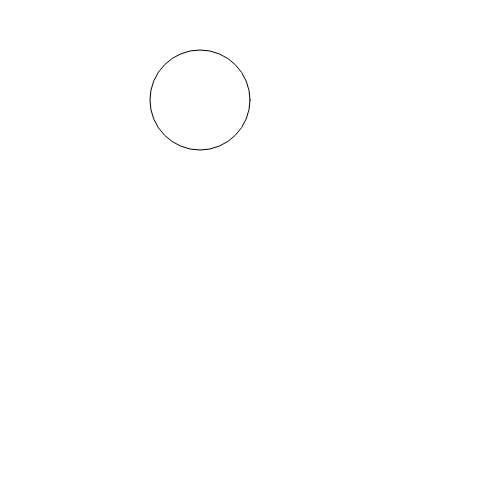
Frame 1 (no input)
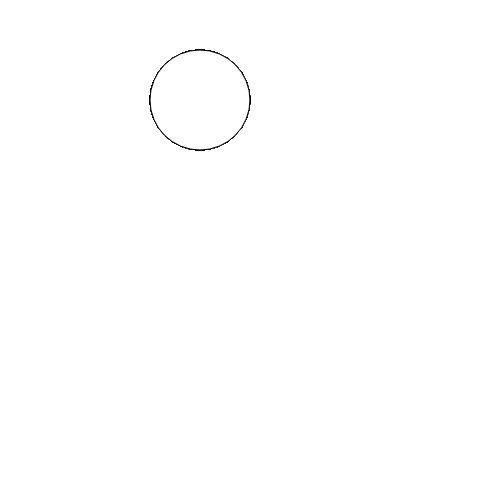
Frame 60 (no input)
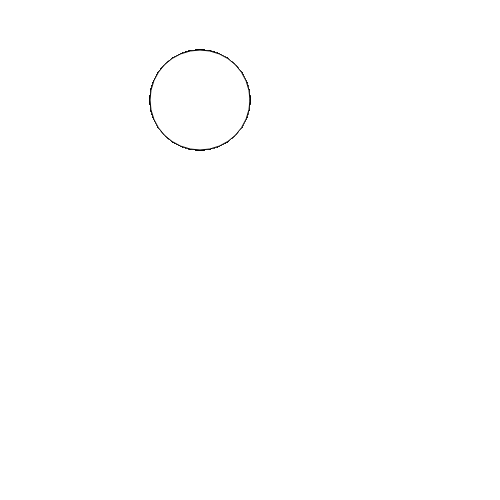
Frame 120 (the mouse pressed at the canvas centre since frame 60)

The p5.js sketch that drew these frames (run headless with seeded random() and noise() and a simulated clock; from frame 60 on, the mouse is pressed at the canvas centre):

// p5.js sketch
// ── sketch.js
function setup() {
  createCanvas(500, 500);
}

function draw() {
  ellipse(200, 100, 100, 100) ;
}
